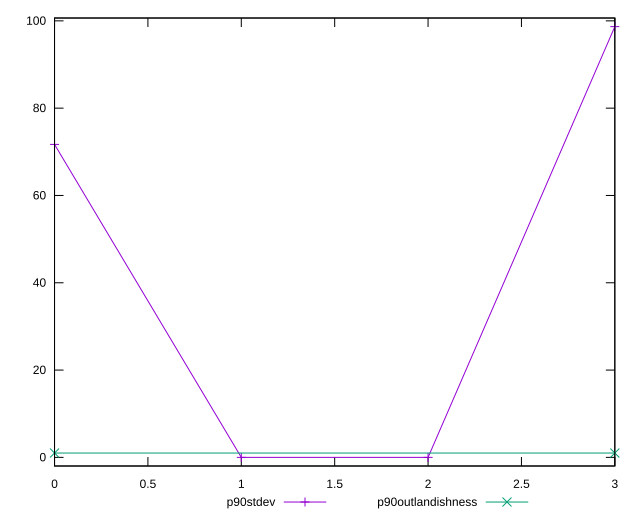

Source code (gnuplot):
reset

$p90Stdev <<EOF
0 71.69652418283891
1 0
2 0
3 98.67639196112857
EOF

$p90Outlandishness <<EOF
0 1.0013199761784288
3 1.000325780792187
EOF

set key outside below
set xrange [0:3]
set yrange [-1.9735278392225715:100.64991980035114]
set trange [-1.9735278392225715:100.64991980035114]
set terminal svg size 640, 520 enhanced background rgb 'white'
set output "reports/report_00032_2021-02-25T10-28-15.087Z/unused-javascript/progression/stddev.svg"

plot $p90Stdev title "p90stdev" with linespoints, \
     $p90Outlandishness title "p90outlandishness" with linespoints

reset
